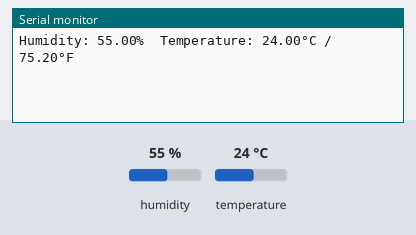
This sketch was run on a simulated ESP8266 (NodeMCU). On the bench: the last lines printed to the serial monitor. Inputs (shaded band) come from the test bench; at power-on: humidity 55 %, temperature 24 °C.

Above: at 2.4 s.
2.5 s: humidity set to 22 %
At 5.0 s:
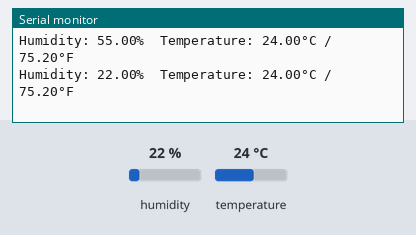
5.2 s: temperature set to 12 °C
At 6.7 s:
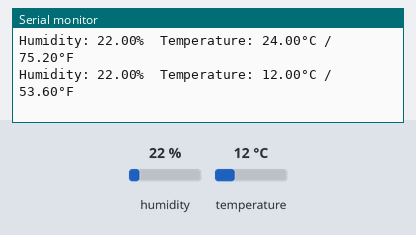
7.9 s: humidity set to 40 %
At 9.6 s:
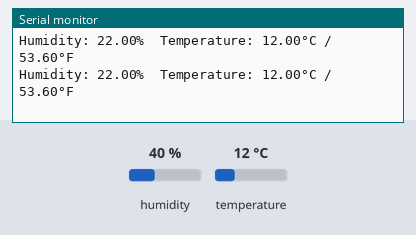
Timing chart, 0 to 11.1 s (numbered marks = the images above; inputs shaded):
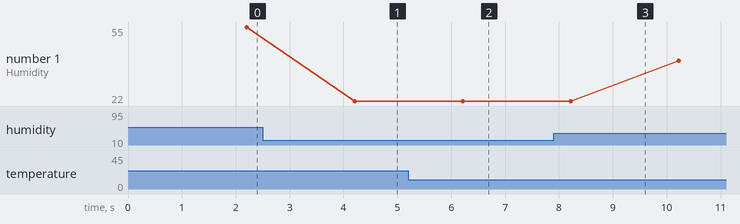

Measured:
- after the input at 2.5 s, the serial monitor: prints a new line after 1.7 s (image 1)
- after the input at 5.2 s, the serial monitor: prints a new line after 1.0 s (image 2)
- plotted number 1: 55 → 22 after the input at 2.5 s, 22 → 40 after the input at 7.9 s

The sketch:

espAccessPoint.ino
```cpp
#include <Arduino.h>
#include "myDHT.h"
#include "myServer.h"

void setup() {
  delay(200);
  Serial.begin(115200);
  delay(1000);
  initDHT();
  initServer();

}

void loop() {
  getTempHumidity();

  Serial.print("Humidity: ");
  Serial.print(humidity);
  Serial.print("%\t");

  Serial.print("Temperature: ");
  Serial.print(temperature);
  Serial.print("°C / ");
  Serial.print(temperatureF);
  Serial.println("°F");

  updateServer();

  delay(1000);
}
```

myDHT.cpp
```cpp
#include "myDHT.h"
#include <Adafruit_Sensor.h>
#include <DHT.h>

#define DHTPIN D3
#define DHTTYPE DHT22

DHT dht(DHTPIN, DHTTYPE);

float humidity = 0.0;
float temperature = 0.0;
float temperatureF = 0.0;

void initDHT() {
  dht.begin();
}

void getTempHumidity() {
  float h = dht.readHumidity();
  float t = dht.readTemperature();
  float tF = dht.readTemperature(true);
  delay(1000);

  if (isnan(h) || isnan(t) || isnan(tF)) {
    Serial.println("Failed to read from DHT sensor! Using default values.");
    humidity = 5.0;
    temperature = 0.0;
    temperatureF = 32.0;
    return;
  }

  humidity = h;
  temperature = t;
  temperatureF = tF;
}
```

myDHT.h
```cpp
#ifndef MYDH_H
#define MYDHT_H

#include <Arduino.h>

extern float humidity;
extern float temperature;
extern float temperatureF;

void initDHT();
void getTempHumidity();

#endif
```

myServer.h
```cpp
#ifndef MYSERVER_H
#define MYSERVER_H

#include <Arduino.h>

void initServer();
void updateServer();

#endif
```
